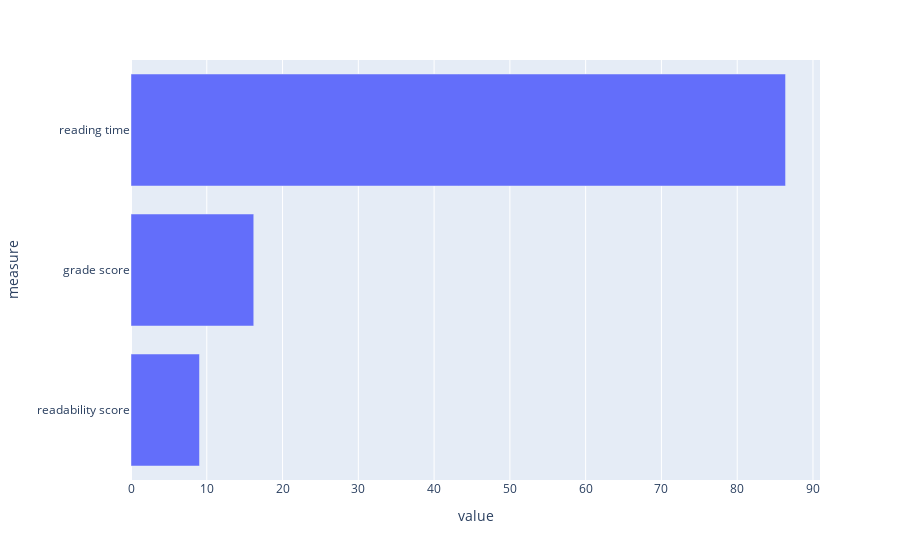

Here is the notebook cell this chart was saved with:
### Code cell
fig_scraped = px.bar(df_scraped, x='value', y='measure')
fig_scraped.show()

### Figure 1 — Plotly figure (JSON) as saved in the notebook; plotly's stock layout.template omitted (floating-point values rounded to 4 significant figures)
{"data": [{"alignmentgroup": "True", "hovertemplate": "value=%{x}<br>measure=%{y}<extra></extra>", "legendgroup": "", "marker": {"color": "#636efa", "pattern": {"shape": ""}}, "name": "", "offsetgroup": "", "orientation": "h", "showlegend": false, "textposition": "auto", "type": "bar", "x": [9.04, 16.2, 86.38], "xaxis": "x", "y": ["readability score", "grade score", "reading time"], "yaxis": "y"}], "layout": {"barmode": "relative", "legend": {"tracegroupgap": 0}, "margin": {"t": 60}, "xaxis": {"anchor": "y", "domain": [0, 1], "title": {"text": "value"}}, "yaxis": {"anchor": "x", "domain": [0, 1], "title": {"text": "measure"}}}}
